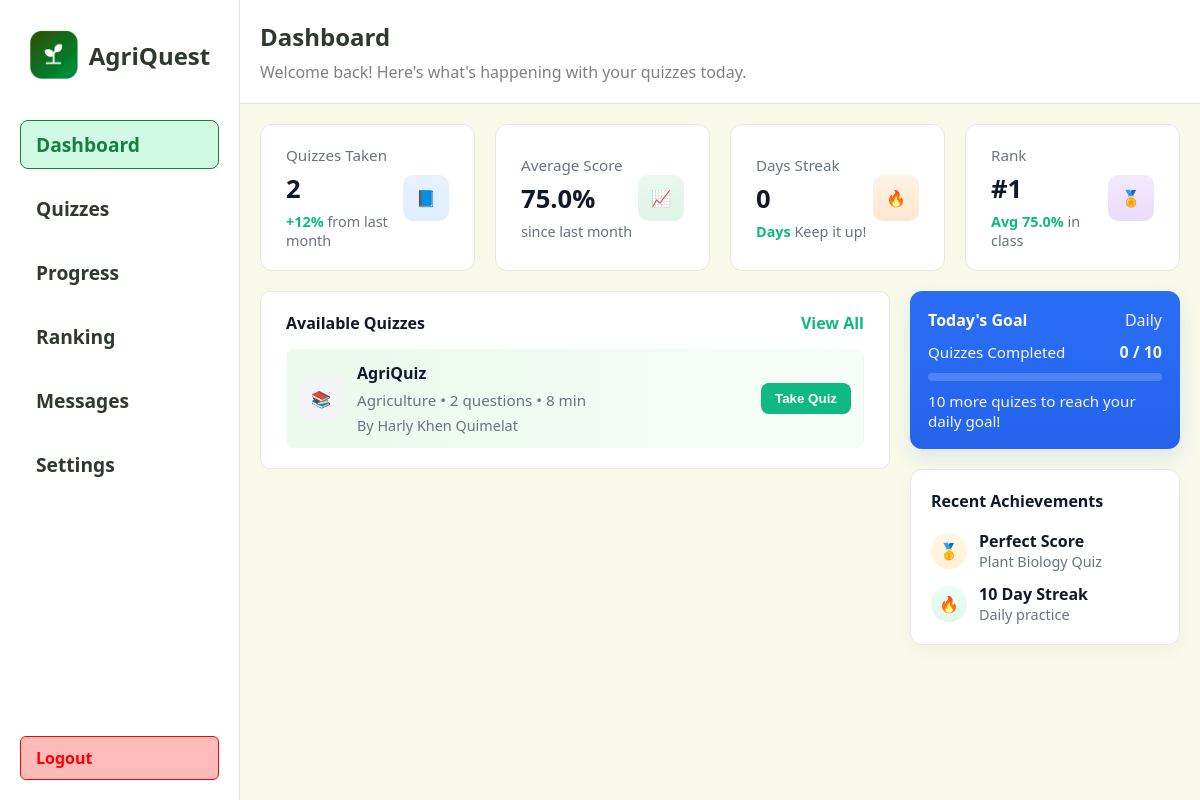
Before: /student/dashboard (signed in) with the older database file.
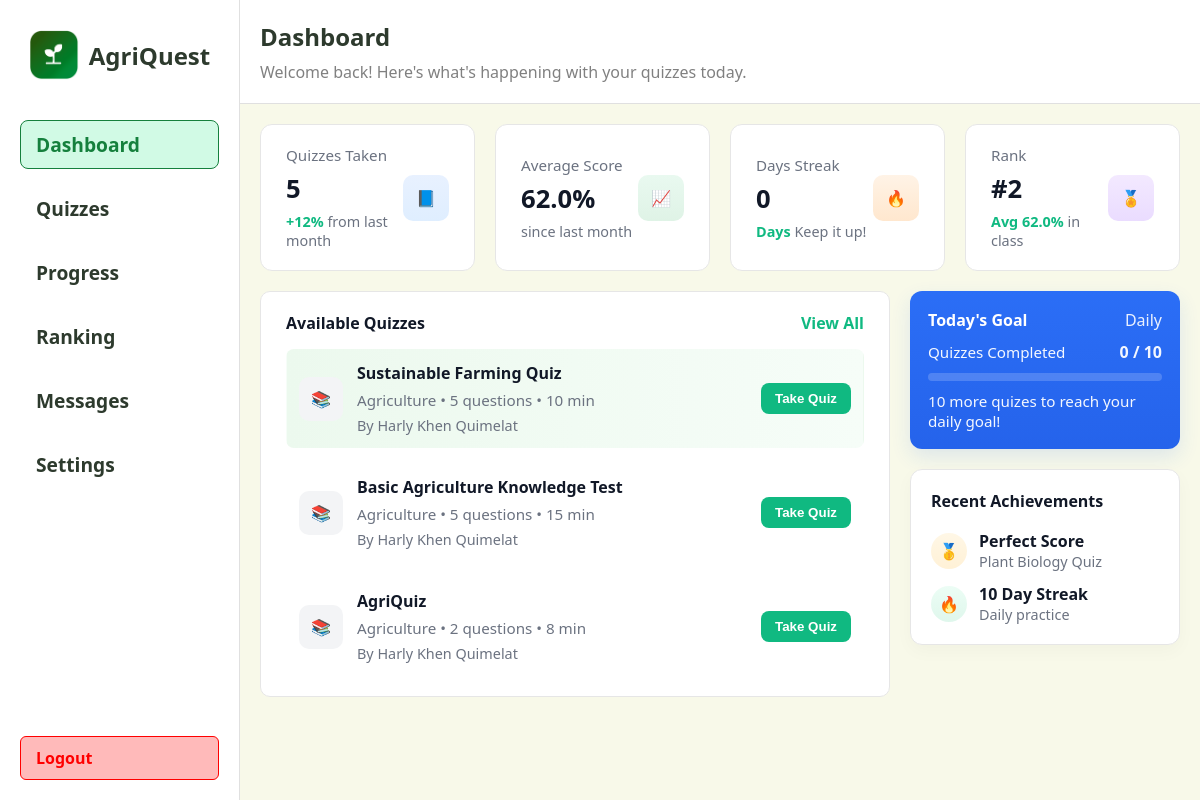
After: the same page with the newer database file.
### app/models.py (models this page shows, shortened)
class Quiz(db.Model):
	id = db.Column(db.Integer, primary_key=True)
	title = db.Column(db.String(200), nullable=False)
	description = db.Column(db.Text)
	time_limit = db.Column(db.Integer, default=0)  # minutes
	difficulty = db.Column(db.String(50))
	teacher_id = db.Column(db.Integer, db.ForeignKey('teacher.id'), nullable=True)
	subject_id = db.Column(db.Integer, db.ForeignKey('subject.id'), nullable=True)
	questions = db.relationship('Question', backref='quiz', cascade='all, delete-orphan', lazy=True)
	created_at = db.Column(db.DateTime, nullable=False, default=db.func.now())

class Subject(db.Model):
	id = db.Column(db.Integer, primary_key=True)
	name = db.Column(db.String(120), unique=True, nullable=False)
	code = db.Column(db.String(20), unique=True)
	description = db.Column(db.Text)
	category = db.Column(db.String(50))
	grade_level = db.Column(db.String(20))
	quizzes = db.relationship('Quiz', backref='subject', lazy=True)

class Teacher(db.Model):
	id = db.Column(db.Integer, primary_key=True)
	name = db.Column(db.String(100), nullable=False)
	email = db.Column(db.String(120), unique=True, nullable=False)
	password_hash = db.Column(db.String(128), nullable=False)
	quizzes = db.relationship('Quiz', backref='teacher', lazy=True)

### app/routes.py (the view)
@main.route("/student/dashboard")
def student_dashboard():
    from .models import Quiz, Teacher
    quizzes = Quiz.query.order_by(Quiz.created_at.desc()).limit(10).all()
    student_id = session.get('student_id')
    student = None
    daily_goal = 1
    completed_today = 0
    if student_id:
        student = Student.query.filter_by(id=student_id).first()
        if student:
            try:
                daily_goal = int(student.daily_goal or 1)
            except Exception:
                daily_goal = 1
        try:
            from datetime import datetime, timedelta
            now = datetime.utcnow()
            since = now - timedelta(days=1)
            completed_today = QuizAttempt.query.filter(QuizAttempt.student_id == student_id, QuizAttempt.completed_at != None, QuizAttempt.completed_at >= since).count()
        except Exception:
            completed_today = 0
    quizzes_taken = 0
    if student_id:
        try:
            quizzes_taken = QuizAttempt.query.filter(QuizAttempt.student_id == student_id, QuizAttempt.completed_at != None).count()
        except Exception:
            quizzes_taken = 0
    avg_score = None
    if student_id:
        try:
            avg_val = db.session.query(func.avg(QuizAttempt.percent)).filter(QuizAttempt.student_id == student_id, QuizAttempt.completed_at != None, QuizAttempt.percent != None).scalar()
            if avg_val is not None:
                try:
                    avg_score = round(float(avg_val), 1)
                except Exception:
                    avg_score = None
        except Exception:
            avg_score = None
        days_streak = 0
        if student_id:
            try:
                attempts = (
                    QuizAttempt.query.filter(QuizAttempt.student_id == student_id, QuizAttempt.completed_at != None)
                    .with_entities(QuizAttempt.completed_at)
                    .order_by(QuizAttempt.completed_at.desc())
                    .all()
                )
                completed_dates = set()
                for (dt,) in attempts:
                    if dt is None:
                        continue
                    try:
                        d = dt.date()
                    except Exception:
                        continue
                    completed_dates.add(d)
                today = datetime.utcnow().date()
                cur = today
                streak = 0
                while cur in completed_dates:
                    streak += 1
                    cur = cur - timedelta(days=1)
                days_streak = streak
            except Exception:
                days_streak = 0
        current_student_rank = None
        current_student_avg = None
        try:
            averages = (
                db.session.query(
                    Student.id.label('student_id'),
                    func.avg(QuizAttempt.percent).label('avg_percent')
                )
                .join(QuizAttempt, QuizAttempt.student_id == Student.id)
                .filter(QuizAttempt.completed_at != None, QuizAttempt.percent != None)
                .group_by(Student.id)
                .order_by(func.avg(QuizAttempt.percent).desc())
                .all()
            )
            last_score = None
            dense_rank = 0
            for row in averages:
                avg = float(row.avg_percent) if row.avg_percent is not None else 0.0
                if last_score is None or avg != last_score:
                    dense_rank += 1
                last_score = avg
                if row.student_id == student_id:
                    current_student_rank = dense_rank
                    current_student_avg = round(avg, 1)
                    break
        except Exception:
            current_student_rank = None
            current_student_avg = None
        return render_template("student/dashboard.html", quizzes=quizzes, daily_goal=daily_goal, daily_completed=completed_today, quizzes_taken=quizzes_taken, avg_score=avg_score, days_streak=days_streak, current_student_rank=current_student_rank, current_student_avg=current_student_avg)

### app/templates/student/dashboard.html (shortened to what the changed rows need)
<!DOCTYPE html>
<html lang="en">
  <head>
    <link rel="stylesheet" href="{{ url_for('static', filename='css/animations.css') }}" />
  </head>
  <body>
    <div class="right">
      <div class="stats">
    <div class="total-quizzes">
          <div class="stat-left">
            <div class="stat-title">Quizzes Taken</div>
      <div class="stat-value">{{ quizzes_taken if quizzes_taken is not none else 0 }}</div>
            <div class="stat-delta">
              +12%
              <span style="color: #6b7280; font-weight: 500"
                >from last month</span
              >
            </div>
          </div>
        </div>
        <div class="active-subjects">
          <div class="stat-left">
            <div class="stat-title">Average Score</div>
            <div class="stat-value">{% if avg_score is not none %}{{ avg_score }}%{% else %}N/A{% endif %}</div>
            <div class="stat-delta" style="color: #10b981">
              {% if avg_score is not none %}
                {% set improvement = '' %}
                <span style="color: #6b7280; font-weight: 500">since last month</span>
              {% else %}
                <span style="color: #6b7280; font-weight: 500">No scores yet</span>
              {% endif %}
            </div>
          </div>
        </div>
        <div class="avg-score">
          <div class="stat-left">
            <div class="stat-title">Rank</div>
            <div class="stat-value">{% if current_student_rank %}#{{ current_student_rank }}{% else %}—{% endif %}</div>
            <div class="stat-delta" style="color: #10b981">
              {% if current_student_avg is not none %}Avg {{ current_student_avg }}%{% else %}No score yet{% endif %}
              <span style="color: #6b7280; font-weight: 500">in class</span>
            </div>
          </div>
        </div>
      </div>
      <div class="section">
        <div class="section-left">
          <div class="available-quizzes">
            {% if quizzes %}
              {% for quiz in quizzes %}
                <div class="quiz-item {% if loop.first %}featured{% endif %}" style="border: 1px solid transparent">
                  <div class="quiz-icon" style="background: #f3f4f6; color: #111827;">
                    📚
                  </div>
                  <div class="quiz-meta">
                    <div class="quiz-title">{{ quiz.title }}</div>
                    <div class="quiz-desc">
                      {% if quiz.subject %}{{ quiz.subject.name }} • {% endif %}
                      {{ quiz.questions|length }} questions • {{ quiz.time_limit }} min
                    </div>
                    <div style="color: #6b7280; font-size: 0.9rem; margin-top: 6px">
                      {% if quiz.teacher_id and quiz.teacher %}By {{ quiz.teacher.name}}{% else %}By Unknown{% endif %}
                    </div>
                  </div>
                  <div>
                    <a href="{{ url_for('main.student_take_quiz', quiz_id=quiz.id) }}" style="text-decoration: none;">
                      <button class="btn green" type="button">Take Quiz</button>
                    </a>
                  </div>
                </div>
              {% endfor %}
            {% else %}
              <div>
                <a href="{{ url_for('main.student_quizzes') }}" style="color: #6b7280; text-decoration: none; font-weight: 700">No available quizzes at the moment. View all quizzes</a>
              </div>
            {% endif %}
          </div>
        </div>
            {% set dg = daily_goal if daily_goal is not none else 1 %}
            {% set dc = daily_completed if daily_completed is not none else 0 %}
            {% set dg_safe = dg if dg > 0 else 0 %}
            {% if dg_safe and dg_safe > 0 %}
              {% set pct = (dc * 100 / dg_safe)|round(0) if dg_safe > 0 else 0 %}
            {% else %}
              {% set pct = 0 %}
            {% endif %}
      </div>
    </div>
  </body>
</html>

Changed rows visible on the page:
added Quiz: title "Sustainable Farming Quiz", subject.name "Agriculture", questions|length "5", time_limit "10", teacher.name "Harly Khen Quimelat"
added Quiz: title "Basic Agriculture Knowledge Test", subject.name "Agriculture", questions|length "5", time_limit "15", teacher.name "Harly Khen Quimelat"
Other visible differences:
{{ quizzes_taken if quizzes_taken is not none else 0 }}: "2" → "5"
{{ avg_score }}: "75.0" → "62.0"
{{ current_student_rank }}: "1" → "2"
{{ current_student_avg }}: "75.0" → "62.0"
